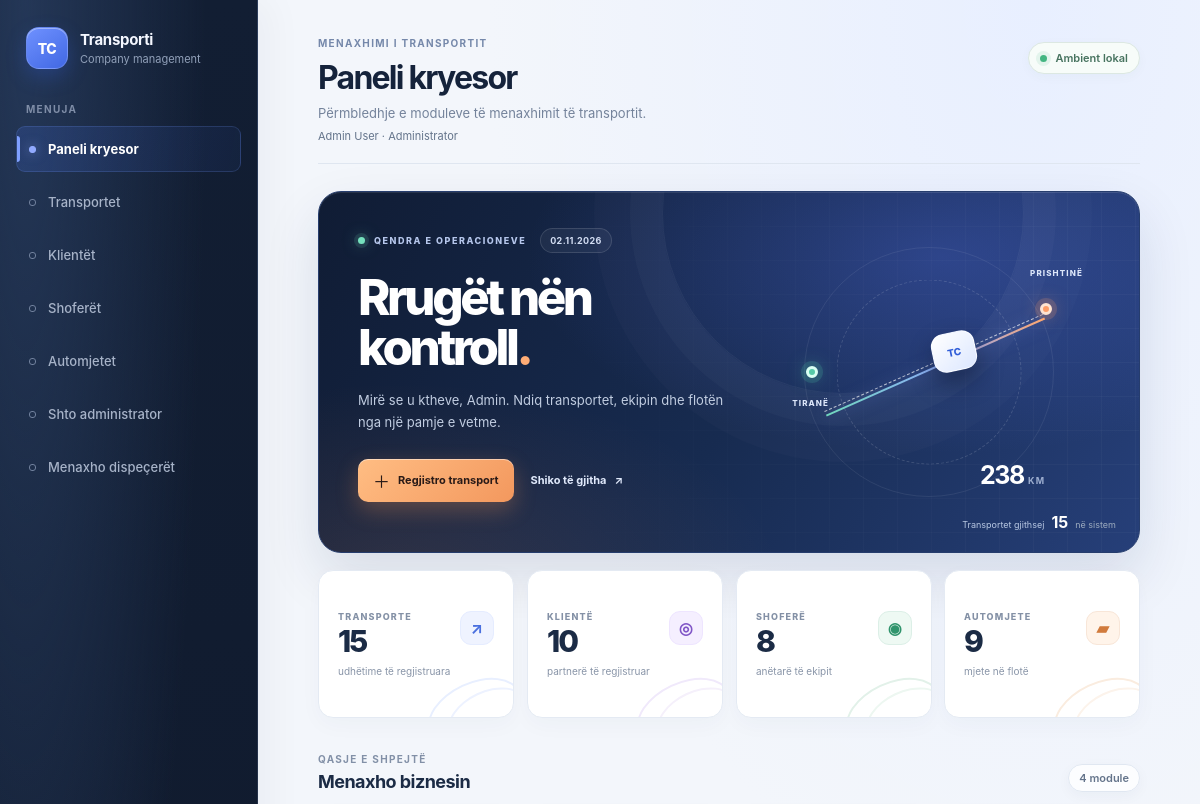
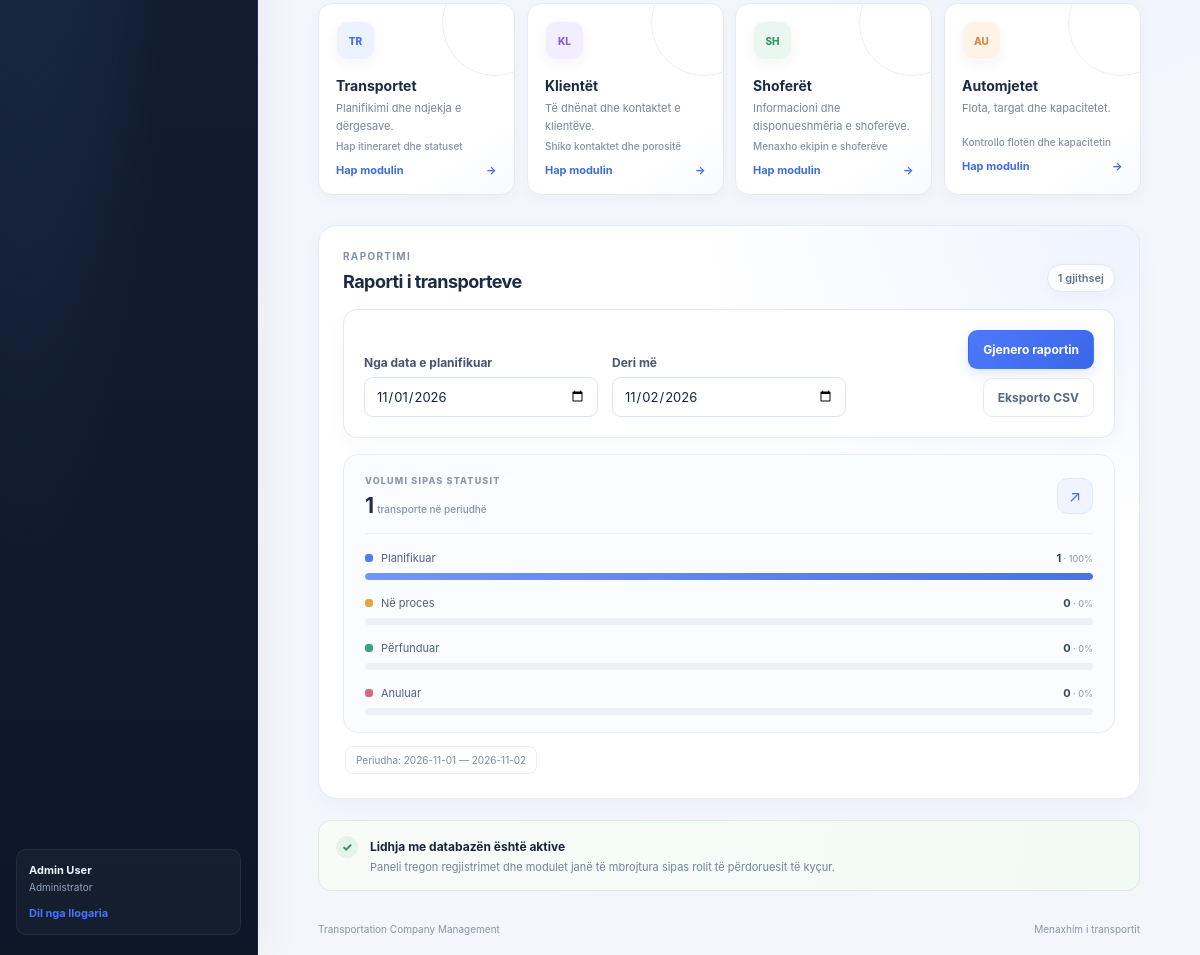
Page /?page=dashboard (signed in) on the committed database (2 pictures, top to bottom).
### tables this page shows
CREATE TABLE users (
    id INT UNSIGNED NOT NULL AUTO_INCREMENT,
    full_name VARCHAR(150) NOT NULL,
    email VARCHAR(150) NOT NULL,
    password_hash VARCHAR(255) NOT NULL,
    role ENUM('SUPERADMIN', 'ADMIN', 'DISPATCHER') NOT NULL,
    is_active TINYINT(1) NOT NULL DEFAULT 1,
    email_verified_at DATETIME NULL DEFAULT NULL,
    created_at DATETIME NOT NULL DEFAULT CURRENT_TIMESTAMP,
    PRIMARY KEY (id),
    UNIQUE KEY uq_users_email (email)
);

### src/Views/layout.php (the view, shortened to what the rows shown need)
<!doctype html>
<html lang="sq">
<head>
    <link rel="stylesheet" href="assets/app.css">
</head>
<body>
    <div class="app-shell">
        <aside class="sidebar" aria-label="Navigimi kryesor">
            <?php require __DIR__ . '/components/navigation.php'; ?>
        </aside>
        <main class="main-content">
            <header class="page-header">
                <div>
                    <p class="eyebrow">MENAXHIMI I TRANSPORTIT</p>
                    <h1><?= htmlspecialchars($page['title'], ENT_QUOTES, 'UTF-8') ?></h1>
                    <p class="page-description"><?= htmlspecialchars($page['description'], ENT_QUOTES, 'UTF-8') ?></p>
                    <?php if ($user !== null): ?>
                        <p class="signed-in-user">
                            <?= htmlspecialchars($user['full_name'], ENT_QUOTES, 'UTF-8') ?>
                            · <?= match ($user['role']) {
                                'SUPERADMIN' => 'Superadministrator',
                                'ADMIN' => 'Administrator',
                                default => 'Dispeçer',
                            } ?>
                        </p>
                    <?php endif; ?>
                </div>
            </header>
            <section class="page-content" aria-labelledby="page-content-heading">
                <?php if ($databaseError === null && ($moduleData !== null || in_array($pageKey, ['dashboard', 'not_found', 'add-admin', 'users'], true))): ?>
                    <?php require $viewFile; ?>
                <?php endif; ?>
            </section>
        </main>
    </div>
</body>
</html>

### src/Views/components/navigation.php (shortened to what the rows shown need)
<div class="sidebar-note">
    <div class="session-user">
        <strong><?= htmlspecialchars($user['full_name'], ENT_QUOTES, 'UTF-8') ?></strong>
        <span><?= match ($user['role']) {
            'SUPERADMIN' => 'Superadministrator',
            'ADMIN' => 'Administrator',
            default => 'Dispeçer',
        } ?></span>
        <form method="post" action="?page=logout">
            <button type="submit">Dil nga llogaria</button>
        </form>
    </div>
</div>

### src/Views/pages/dashboard.php (shortened to what the rows shown need)
<?php
$dashboardName = explode(' ', trim((string) ($user['full_name'] ?? '')), 2)[0] ?? '';
$dashboardNow = new DateTimeImmutable();
?>
<section class="dashboard-hero" aria-labelledby="dashboard-welcome">
    <div class="dashboard-hero-copy">
        <p class="dashboard-overline"><span></span> QENDRA E OPERACIONEVE <span class="hero-date"><?= htmlspecialchars($dashboardNow->format('d.m.Y'), ENT_QUOTES, 'UTF-8') ?></span></p>
        <h2 id="dashboard-welcome">Rrugët nën kontroll<span>.</span></h2>
        <p class="dashboard-hero-description">
            <?= $dashboardName !== '' ? 'Mirë se u ktheve, ' . htmlspecialchars($dashboardName, ENT_QUOTES, 'UTF-8') . '. ' : '' ?>
            Ndiq transportet, ekipin dhe flotën nga një pamje e vetme.
        </p>
        <div class="dashboard-hero-actions">
            <a class="dashboard-primary-action" href="?page=transports&amp;action=create">
            </a>
            <a class="dashboard-secondary-action" href="?page=transports">
            </a>
        </div>
    </div>
</section>
<div class="section-heading dashboard-section-heading">
    <div>
        <h2>Menaxho biznesin</h2>
    </div>
</div>
<section class="transport-report" aria-labelledby="transport-report-title">
    <div class="section-heading">
        <div>
            <h2 id="transport-report-title">Raporti i transporteve</h2>
        </div>
    </div>
</section>

### rows in the picture
users: full_name "Admin User", role "Administrator", full_name "Admin"

### other values in the picture
$label "Paneli kryesor"
$label "Transportet"
$label "Klientët"
$label "Shoferët"
$label "Automjetet"
$page['title'] "Paneli kryesor"
$page['description'] "Përmbledhje e moduleve të menaxhimit të transportit."
$dashboardStats['transports'] "15"
$dashboardStats['customers'] "10"
$dashboardStats['drivers'] "8"
$dashboardStats['vehicles'] "9"
$dashboardReportTotal "1"
$reportRow['label'] "Planifikuar"
$reportRow['total'] "1"
$barWidth "100"
